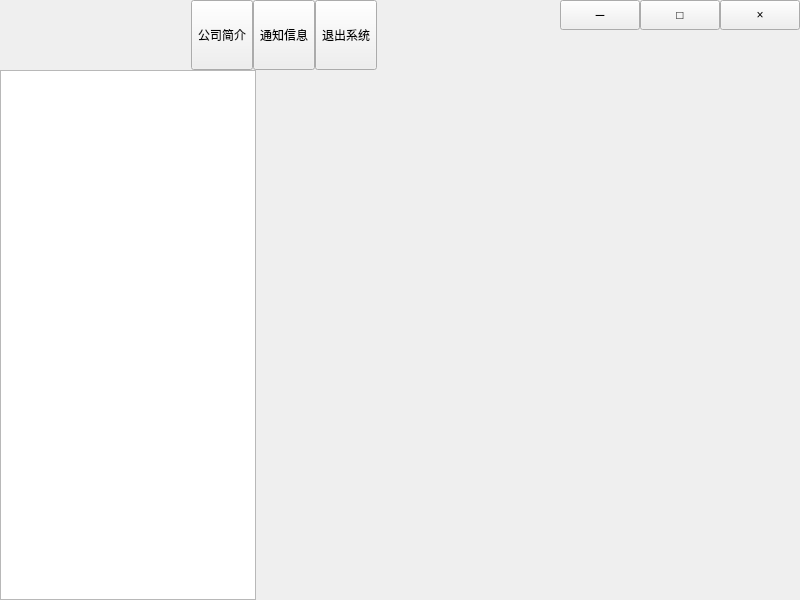
<?xml version="1.0" encoding="UTF-8"?>
<ui version="4.0">
 <class>MainWindow_Emp</class>
 <widget class="QMainWindow" name="MainWindow_Emp">
  <property name="geometry">
   <rect>
    <x>0</x>
    <y>0</y>
    <width>800</width>
    <height>600</height>
   </rect>
  </property>
  <property name="windowTitle">
   <string>MainWindow_Emp</string>
  </property>
  <widget class="QWidget" name="centralwidget">
   <layout class="QVBoxLayout" name="verticalLayout">
    <property name="spacing">
     <number>0</number>
    </property>
    <property name="leftMargin">
     <number>0</number>
    </property>
    <property name="topMargin">
     <number>0</number>
    </property>
    <property name="rightMargin">
     <number>0</number>
    </property>
    <property name="bottomMargin">
     <number>0</number>
    </property>
    <item>
     <widget class="QWidget" name="widgetTitle" native="true">
      <property name="sizePolicy">
       <sizepolicy hsizetype="Preferred" vsizetype="Fixed">
        <horstretch>0</horstretch>
        <verstretch>0</verstretch>
       </sizepolicy>
      </property>
      <property name="styleSheet">
       <string notr="true"/>
      </property>
      <layout class="QHBoxLayout" name="horizontalLayout_3">
       <property name="spacing">
        <number>0</number>
       </property>
       <property name="leftMargin">
        <number>0</number>
       </property>
       <property name="topMargin">
        <number>0</number>
       </property>
       <property name="rightMargin">
        <number>0</number>
       </property>
       <property name="bottomMargin">
        <number>0</number>
       </property>
       <item>
        <widget class="QLabel" name="labIco">
         <property name="text">
          <string/>
         </property>
         <property name="alignment">
          <set>Qt::AlignCenter</set>
         </property>
        </widget>
       </item>
       <item>
        <widget class="QLabel" name="labTitle">
         <property name="sizePolicy">
          <sizepolicy hsizetype="Expanding" vsizetype="Preferred">
           <horstretch>0</horstretch>
           <verstretch>0</verstretch>
          </sizepolicy>
         </property>
         <property name="styleSheet">
          <string notr="true"/>
         </property>
         <property name="text">
          <string/>
         </property>
         <property name="alignment">
          <set>Qt::AlignLeading|Qt::AlignLeft|Qt::AlignVCenter</set>
         </property>
        </widget>
       </item>
       <item>
        <widget class="QWidget" name="widgetTop" native="true">
         <layout class="QHBoxLayout" name="horizontalLayout_2">
          <property name="spacing">
           <number>0</number>
          </property>
          <property name="leftMargin">
           <number>0</number>
          </property>
          <property name="topMargin">
           <number>0</number>
          </property>
          <property name="rightMargin">
           <number>0</number>
          </property>
          <property name="bottomMargin">
           <number>0</number>
          </property>
          <item>
           <widget class="QToolButton" name="toolButton">
            <property name="sizePolicy">
             <sizepolicy hsizetype="Minimum" vsizetype="Minimum">
              <horstretch>0</horstretch>
              <verstretch>0</verstretch>
             </sizepolicy>
            </property>
            <property name="text">
             <string>公司简介</string>
            </property>
            <property name="checkable">
             <bool>true</bool>
            </property>
            <property name="autoExclusive">
             <bool>true</bool>
            </property>
            <property name="toolButtonStyle">
             <enum>Qt::ToolButtonTextOnly</enum>
            </property>
            <property name="autoRaise">
             <bool>false</bool>
            </property>
           </widget>
          </item>
          <item>
           <widget class="QToolButton" name="toolButton_2">
            <property name="sizePolicy">
             <sizepolicy hsizetype="Minimum" vsizetype="Minimum">
              <horstretch>0</horstretch>
              <verstretch>0</verstretch>
             </sizepolicy>
            </property>
            <property name="text">
             <string>通知信息</string>
            </property>
            <property name="checkable">
             <bool>true</bool>
            </property>
            <property name="autoExclusive">
             <bool>true</bool>
            </property>
            <property name="toolButtonStyle">
             <enum>Qt::ToolButtonTextOnly</enum>
            </property>
           </widget>
          </item>
          <item>
           <widget class="QToolButton" name="toolButton_3">
            <property name="sizePolicy">
             <sizepolicy hsizetype="Minimum" vsizetype="Minimum">
              <horstretch>0</horstretch>
              <verstretch>0</verstretch>
             </sizepolicy>
            </property>
            <property name="text">
             <string>退出系统</string>
            </property>
            <property name="checkable">
             <bool>false</bool>
            </property>
            <property name="checked">
             <bool>false</bool>
            </property>
            <property name="autoExclusive">
             <bool>true</bool>
            </property>
            <property name="toolButtonStyle">
             <enum>Qt::ToolButtonTextOnly</enum>
            </property>
           </widget>
          </item>
         </layout>
        </widget>
       </item>
       <item>
        <spacer name="horizontalSpacer">
         <property name="orientation">
          <enum>Qt::Horizontal</enum>
         </property>
         <property name="sizeHint" stdset="0">
          <size>
           <width>40</width>
           <height>20</height>
          </size>
         </property>
        </spacer>
       </item>
       <item>
        <widget class="QWidget" name="widgetMenu" native="true">
         <layout class="QGridLayout" name="gridLayout_2">
          <property name="leftMargin">
           <number>0</number>
          </property>
          <property name="topMargin">
           <number>0</number>
          </property>
          <property name="rightMargin">
           <number>0</number>
          </property>
          <property name="bottomMargin">
           <number>0</number>
          </property>
          <property name="spacing">
           <number>0</number>
          </property>
          <item row="1" column="1" colspan="3">
           <spacer name="verticalSpacer">
            <property name="orientation">
             <enum>Qt::Vertical</enum>
            </property>
            <property name="sizeHint" stdset="0">
             <size>
              <width>20</width>
              <height>40</height>
             </size>
            </property>
           </spacer>
          </item>
          <item row="0" column="3">
           <widget class="QPushButton" name="btnMenu_Close">
            <property name="sizePolicy">
             <sizepolicy hsizetype="Minimum" vsizetype="Expanding">
              <horstretch>0</horstretch>
              <verstretch>0</verstretch>
             </sizepolicy>
            </property>
            <property name="minimumSize">
             <size>
              <width>30</width>
              <height>30</height>
             </size>
            </property>
            <property name="cursor">
             <cursorShape>ArrowCursor</cursorShape>
            </property>
            <property name="focusPolicy">
             <enum>Qt::NoFocus</enum>
            </property>
            <property name="toolTip">
             <string>关闭</string>
            </property>
            <property name="text">
             <string>×</string>
            </property>
           </widget>
          </item>
          <item row="0" column="2">
           <widget class="QPushButton" name="btnMenu_Max">
            <property name="sizePolicy">
             <sizepolicy hsizetype="Minimum" vsizetype="Expanding">
              <horstretch>0</horstretch>
              <verstretch>0</verstretch>
             </sizepolicy>
            </property>
            <property name="minimumSize">
             <size>
              <width>30</width>
              <height>30</height>
             </size>
            </property>
            <property name="focusPolicy">
             <enum>Qt::NoFocus</enum>
            </property>
            <property name="toolTip">
             <string>全屏</string>
            </property>
            <property name="text">
             <string>□</string>
            </property>
           </widget>
          </item>
          <item row="0" column="1">
           <widget class="QPushButton" name="btnMenu_Min">
            <property name="sizePolicy">
             <sizepolicy hsizetype="Minimum" vsizetype="Expanding">
              <horstretch>0</horstretch>
              <verstretch>0</verstretch>
             </sizepolicy>
            </property>
            <property name="minimumSize">
             <size>
              <width>30</width>
              <height>30</height>
             </size>
            </property>
            <property name="cursor">
             <cursorShape>ArrowCursor</cursorShape>
            </property>
            <property name="focusPolicy">
             <enum>Qt::NoFocus</enum>
            </property>
            <property name="toolTip">
             <string>最小化</string>
            </property>
            <property name="text">
             <string>－</string>
            </property>
           </widget>
          </item>
         </layout>
        </widget>
       </item>
      </layout>
     </widget>
    </item>
    <item>
     <widget class="QWidget" name="widgetLeft" native="true">
      <layout class="QHBoxLayout" name="horizontalLayout">
       <property name="spacing">
        <number>0</number>
       </property>
       <property name="leftMargin">
        <number>0</number>
       </property>
       <property name="topMargin">
        <number>0</number>
       </property>
       <property name="rightMargin">
        <number>0</number>
       </property>
       <property name="bottomMargin">
        <number>0</number>
       </property>
       <item>
        <widget class="NavListView" name="navListView">
         <property name="sizePolicy">
          <sizepolicy hsizetype="Fixed" vsizetype="Expanding">
           <horstretch>0</horstretch>
           <verstretch>0</verstretch>
          </sizepolicy>
         </property>
         <property name="items">
          <string>主界面||0||,地图监控|主界面|||,视频监控|主界面|||0xf03d,设备监控|主界面|||0xf108,系统设置||0||,防区信息|系统设置|||0xf0e8,位置调整|系统设置|||0xf060,地图编辑|系统设置|||0xf03e</string>
         </property>
         <property name="separateVisible">
          <bool>false</bool>
         </property>
         <property name="separateHeight">
          <number>1</number>
         </property>
        </widget>
       </item>
       <item>
        <widget class="QStackedWidget" name="stackedWidget">
         <property name="sizePolicy">
          <sizepolicy hsizetype="Preferred" vsizetype="Expanding">
           <horstretch>0</horstretch>
           <verstretch>0</verstretch>
          </sizepolicy>
         </property>
         <property name="minimumSize">
          <size>
           <width>0</width>
           <height>0</height>
          </size>
         </property>
         <property name="baseSize">
          <size>
           <width>0</width>
           <height>0</height>
          </size>
         </property>
         <property name="currentIndex">
          <number>-1</number>
         </property>
        </widget>
       </item>
      </layout>
     </widget>
    </item>
   </layout>
  </widget>
 </widget>
 <customwidgets>
  <customwidget>
   <class>NavListView</class>
   <extends>QListView</extends>
   <header>navlistview.h</header>
  </customwidget>
 </customwidgets>
 <resources/>
 <connections/>
</ui>
